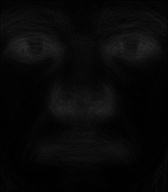
#> input picture median_image.jpg, 168 x 192 px
$ python main.py   (older library calls are emulated)
#> lines starting #> are read from the running program, lines starting #| are printed output that depends on the picture
import os
import cv2
import matplotlib.pyplot as plt
import numpy as np
import scipy as sc
import tkinter.filedialog as fd


# [22 lines left out: functions Laplacian, Sobel, Prewitt, not called in this run]


def normalise(a):
    return (a - np.min(a)) / np.ptp(a)


# [40 lines left out: function main, not called in this run]


def Haar():
    file = fd.askopenfilename(title="Select image")
#> the answer given: median_image.jpg
    if file == ():
        print("Error: invalid file")
        exit(1)
    image = cv2.imread(file)
#> image is the input picture: shape (192, 168, 3); min 0, max 45, mean 8.3
    image_gray = cv2.cvtColor(image, cv2.COLOR_RGB2GRAY)
    image_eqhist = cv2.equalizeHist(image_gray)  # wyrównywanie histogramu
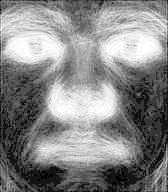
#> image_eqhist: shape (192, 168); min 0, max 255, mean 134.7
    _image = np.copy(image_gray)
    _image_eqh = np.copy(image_eqhist)

    face_cascade = cv2.CascadeClassifier()

    if not face_cascade.load(os.path.join(cv2.data.haarcascades, "haarcascade_frontalface_default.xml")):
        print("Error while loading cascade file")
        exit(2)

    faces = face_cascade.detectMultiScale(image_gray)
#> faces = ()
    for (x, y, w, h) in faces:
        center = (x + w // 2, y + h // 2)
        cv2.ellipse(image_gray, center, (w//2, h//2),
                    0, 0, 360, (255, 0, 255), 4)
#> this loop made 0 passes

    faces = face_cascade.detectMultiScale(image_eqhist)
    for (x, y, w, h) in faces:
        center = (x + w // 2, y + h // 2)
        cv2.ellipse(image_eqhist, center, (w//2, h//2),
                    0, 0, 360, (255, 0, 255), 4)
    plt.subplot(221)
    plt.imshow(image_gray, cmap="gray")
    plt.title("Haar cascades")

    plt.subplot(222)
    plt.hist(_image.ravel(), 256)
    plt.title("Histogram")

    plt.subplot(223)
    plt.imshow(image_eqhist, cmap="gray")
    plt.title("Haar cascades (after histogram equalization)")

    plt.subplot(224)
    plt.hist(_image_eqh.ravel(), 256)
    plt.title("Histogram")
    plt.show()
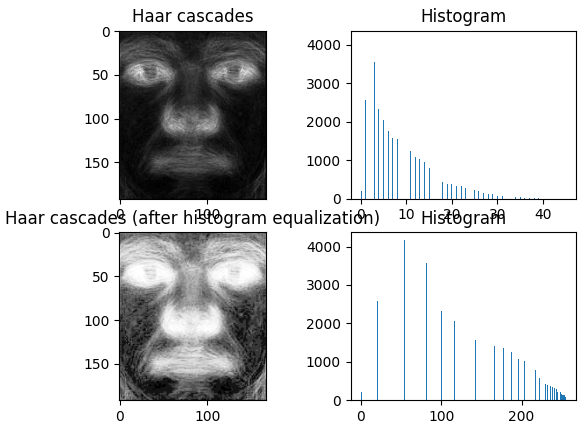
#> figure drawn by matplotlib, 4 panels; panel 2: tallest bar 4165 high, from x = 1.93 to 2.11; panel 4: tallest bar 4165 high, from x = 53.79 to 54.79


if __name__ == "__main__":
    # main()
    Haar()
